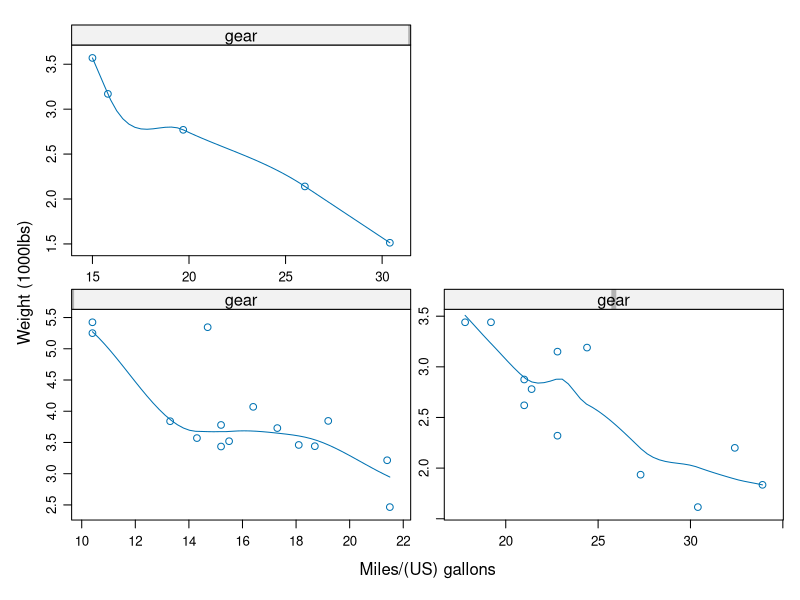

Generate this figure with R:
library(lattice)

input <- mtcars[,c('wt','mpg','gear')]

xyplot(wt~mpg | gear,
       data=input,
       type = c("p", "smooth"),
       xlab = "Miles/(US) gallons",
       ylab = "Weight (1000lbs)",
       scales = "free")
